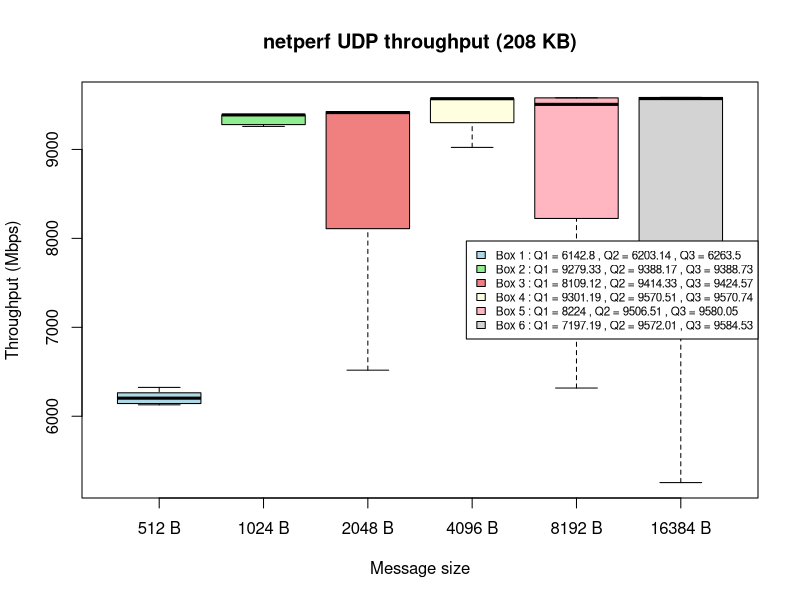

This figure's R source:
# Sample data for multiple boxes
data1 <- read.table("udp-box-plot-212992-512.txt", header = FALSE)
data2 <- read.table("udp-box-plot-212992-1024.txt", header = FALSE)
data3 <- read.table("udp-box-plot-212992-2048.txt", header = FALSE)
data4 <- read.table("udp-box-plot-212992-4096.txt", header = FALSE)
data5 <- read.table("udp-box-plot-212992-8192.txt", header = FALSE)
data6 <- read.table("udp-box-plot-212992-16384.txt", header = FALSE)

# Define custom y-axis values
#y_values <- c("208 KB", "150 MB")

# Combine data into a matrix
data_matrix <- cbind(data1, data2, data3, data4, data5, data6)

column_names <- c("512 B", "1024 B", "2048 B", "4096 B", "8192 B", "16384 B")

# Set the column names for the data_matrix
colnames(data_matrix) <- column_names


# Create a boxplot with multiple boxes
bp <- boxplot(data_matrix, horizontal=FALSE, main="netperf UDP throughput (208 KB)", ylab="Throughput (Mbps)", xlab="Message size", col=c("lightblue", "lightgreen", "lightcoral", "lightyellow", "lightpink", "lightgray"), outline=FALSE)

# Calculate quartiles and median for each box
q1 <- bp$stats[2, ]
q3 <- bp$stats[4, ]
median_val <- bp$stats[3, ]

# Create custom legend labels
legend_labels <- sapply(1:ncol(data_matrix), function(i) {
  paste("Box", i, ": Q1 =", round(q1[i], 2), ", Q2 =", round(median_val[i], 2), ", Q3 =", round(q3[i], 2))
})

# Create a legend
legend("right", legend=legend_labels, xpd=TRUE, inset=c(0, -.45), fill=c("lightblue", "lightgreen", "lightcoral", "lightyellow", "lightpink", "lightgray"), cex = 0.7)

